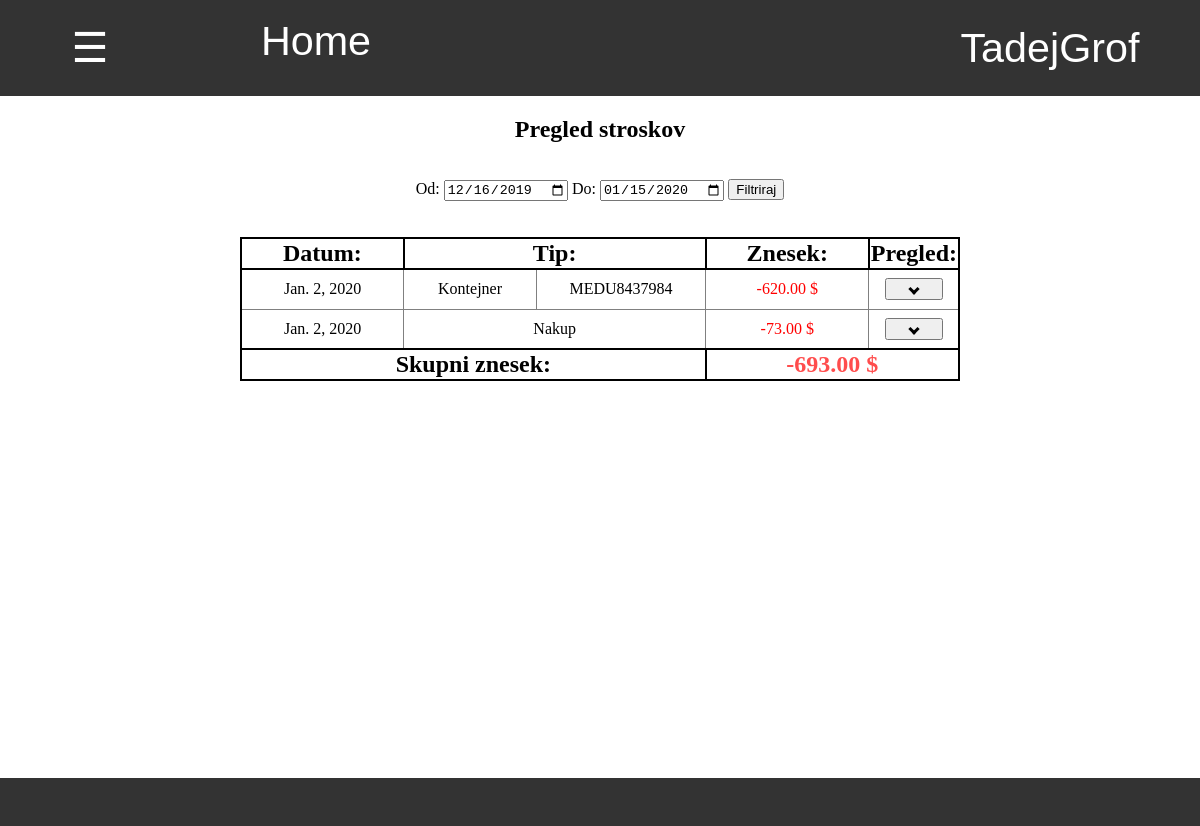
/zaloga/pregled_stroskov/ (signed in), run on an earlier commit of the app's database.
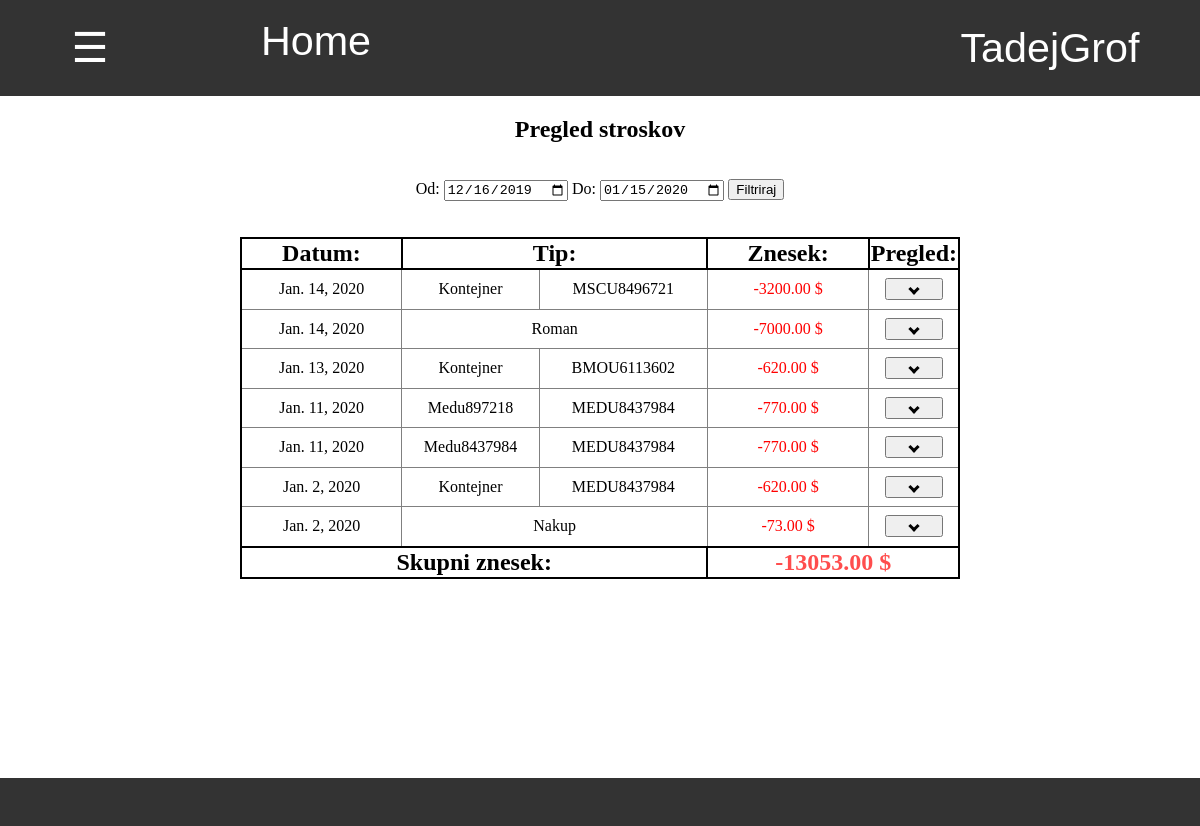
And on a later commit of the database.
### program/models.py (models this page shows)
class Profil(models.Model):
    user = models.OneToOneField(User,on_delete=models.CASCADE)
    jezik =  models.CharField(default="spa",max_length=3, choices=JEZIKI)

### zaloga/models.py (models this page shows)
class Stroski_Group(models.Model):
    title = models.CharField(default="",max_length=20)
    tip = models.CharField(default="",max_length=20)
    datum = models.DateField(default=timezone.now)
    status = models.CharField(default="aktivno",max_length=20)
    kontejner = models.ForeignKey(Kontejner,default=None,null=True,blank=True,on_delete=models.CASCADE)
    @property
    def skupni_znesek(self):
        znesek = 0
        for strosek in self.strosek_set.all():
            znesek += strosek.znesek
        return znesek

class Kontejner(models.Model):
    stevilka = models.CharField(default="", max_length=20)
    posiljatelj = models.CharField(default="", max_length=20, choices=POSILJATELJI)
    drzava = models.CharField(default="", max_length=20, choices=DRZAVE)

### zaloga/stroski_views.py (the view)
# urls.py: path('',stroski_views.pregled, name='pregled_stroskov'),
@login_required
def pregled(request):
    danes = datetime.date.today().strftime('%Y-%m-%d')
    pred_mescem =  (datetime.date.today() - datetime.timedelta(days=30)).strftime('%Y-%m-%d')
    od = request.GET.get('od',pred_mescem)
    do = request.GET.get('do', danes)
    stroski = Stroski_Group.objects.all().filter(datum__gte = od, datum__lte = do).order_by('-datum','-pk').prefetch_related('strosek_set')
    pod_stroski = []
    for strosek in stroski:
        pod_stroski.append(strosek.strosek_set.all().values())
    skupno = 0
    for strosek in stroski:
        skupno += strosek.skupni_znesek
    slovar = {
        'od':od,
        'do':do,
        'stroski':stroski,
        'skupno':skupno,
        'pod_stroski':pod_stroski,
    }
    return pokazi_stran(request,'stroski/pregled_stroskov.html',slovar)

### zaloga/stroski_views.py (called while the page is built)
def vrni_slovar(request):
    with open('slovar.json') as dat:
        slovar = json.load(dat)
    return slovar

def pokazi_stran(request, html, baze={}):
    slovar = {'slovar':vrni_slovar(request),'jezik':request.user.profil.jezik}
    slovar.update(baze)
    if not 'zaloga' in baze:
        slovar.update({'zaloga':zaloga})
    slovar.update({'zaloga_pk':slovar['zaloga'].pk})
    return render(request, html, slovar)

### zaloga/templatetags/zaloga_exstras.py (called while the page is built)
@register.filter
def keyvalue(dict, key):
    return dict[key]

### zaloga/templates/stroski/pregled_stroskov.html (shortened to what this page needs)
{% extends 'program/base.html' %}
{% load zaloga_exstras %}
{% block content %}
    <h2> Pregled stroskov </h2>
    <div class="filter" style="margin-top:3%">
        <form action="{% url 'pregled_stroskov' %}" method="GET">
            {{slovar|keyvalue:'Od'|keyvalue:jezik}}: <input type="date" value="{{od}}" name="od">
            {{slovar|keyvalue:'Do'|keyvalue:jezik}}: <input type="date" value="{{do}}" name="do">
            <input type="submit" value="{{slovar|keyvalue:'Filtriraj'|keyvalue:jezik}}">
        </form>
    </div>
    <div class="tabela" style="width:60%;display:inline-block;margin-top:3%">
        <table class="tabela_vnosov">
            <tr class="header">
                <th width="25%"> Datum: </th>
                <th width="45%" colspan="2"> Tip: </th>
                <th width="25%"> Znesek: </th>
                <th width="5%"> Pregled: </th>
            </tr>
            {% for strosek in stroski %}
                <tr>
                    <td> {{strosek.datum}} </td>
                    {% if strosek.tip == "kontejner" %}
                        <td width="20%"> {{strosek.title}} </td>
                        <td> {{strosek.kontejner.stevilka}} </td>
                    {% else %}
                        <td colspan="2"> {{strosek.title}} </td>
                    {% endif %}
                    <td>
                        {% with strosek.skupni_znesek as skupno %}
                            {% if skupno > 0 %}
                                <div style="color:red">-{{skupno}} $ </div>
                            {% else %}
                                <div style="color:green">{{skupno}} $ </div>
                            {% endif %}
                        {% endwith %}
                    </td>
                    <td>
                        <button class="pokazi_{{strosek.pk}}" onclick="Pokazi_vnose('{{strosek.pk}}')" style="width:80%;height:22px"><i class="arrow down"></i></button>
                    </td>
                </tr>
            {% endfor %}
            <tr>
                <th colspan="3"> Skupni znesek: </th>
                <th colspan="2">
                    {% if skupno > 0 %}
                        <div style="color:#ff4d4d">-{{skupno}} $ </div>
                    {% else %}
                        <div style="color:green">{{skupno}} $ </div>
                    {% endif %}
                </th>
            </tr>
        </table>
    </div>
{% endblock %}

### program/templates/program/base.html (shortened to what this page needs)
{% load staticfiles %}
{% load zaloga_exstras %}
<html>
    <head>
        <link rel="stylesheet" href="{% static 'css/footer.css' %}">
    </head>
    <body>
        {% include "css/navbar.html" %}
        <div style=";width:100%;height:85.2%;vertical-align:top;text-align:center;overflow:auto">
            {% block content %}
            {% endblock %}
        </div>
        <div class="footer">
        </div>
    </body>
</html>

### program/templates/css/navbar.html (shortened to what this page needs)
{% load zaloga_exstras %}
<div id="navbar" class="navbar">
    <button onclick="odpri()" class="nav" style="width:15%"> ☰ </button>
    <a style="width:20%" href="/">Home</a>
    <div class="racun dropdown" id="racun">
        <button class="dropbtn" >{{ user.get_username }}
        </button>
    </div>
</div>

### program/static/css/footer.css (style rules this page uses)
div.footer { display:block; width:100%; height:6%; background:#333; }
div { margin: 0%; padding: 0%; }
div input { margin: 0%; }
div form { margin:0%; padding: 0% }

### program/templates/program/base.html (style rules this page uses)
body { margin: 0%; padding: 0%; overflow:hidden; }
div { margin: 0%; padding: 0%; }

### program/templates/css/tabele.html (style rules this page uses)
table.tabela_vnosov { width:100%; border-spacing:0; border: 2px solid black; border-collapse: collapse; padding:0.5% }
table.tabela_vnosov th { border: 2px solid black; border-collapse: collapse; font-size: 150%; }
table.tabela_vnosov td { font-size: 100%; text-align: center; border: 1px solid grey; padding: 1vmin; border-collapse: collapse; }

### program/templates/css/navbar.html (style rules this page uses)
.navbar { overflow: hidden; background-color: #333; font-family: Arial; height:12% }
.navbar a { float: left; font-size: 5vmin; color: white; text-align: center; padding: 18px 16px; text-decoration:none; height:100%; }
.navbar .dropdown, .nav { float: left; height:100%; width:100%; margin:0; overflow:hidden; }
.navbar .dropdown .dropbtn, .nav { font-size: 5vmin; border: none; outline: none; color: white; padding: 12px 16px; width:100%; height:100%; background-color: inherit; font-family: inherit; margin: 0; }
.navbar .racun { float:right; width:300px; overflow:hidden }

### zaloga/templates/stroski/pregled_stroskov.html (style rules this page uses)
i.down { border: solid black; border-width: 0 3px 3px 0; display: inline-block; padding: 2.5px; margin:0%; transform: rotate(45deg); -webkit-transform: rotate(45deg); }

What changed in the data, as far as the page shows it:
added Stroski_Group: datum "Jan. 14, 2020", title "Kontejner", kontejner.stevilka "MSCU8496721", skupni_znesek "3200.00"
added Stroski_Group: datum "Jan. 14, 2020", title "Roman", skupni_znesek "7000.00"
added Stroski_Group: datum "Jan. 13, 2020", title "Kontejner", kontejner.stevilka "BMOU6113602", skupni_znesek "620.00", {{ strosek.pk }} 8 (drawn)
added Stroski_Group: datum "Jan. 11, 2020", title "Medu897218", kontejner.stevilka "MEDU8437984", skupni_znesek "770.00"
added Stroski_Group: datum "Jan. 11, 2020", title "Medu8437984", kontejner.stevilka "MEDU8437984", skupni_znesek "770.00"
Also different on the page:
{{ skupno }}: "693.00" → "13053.00"
